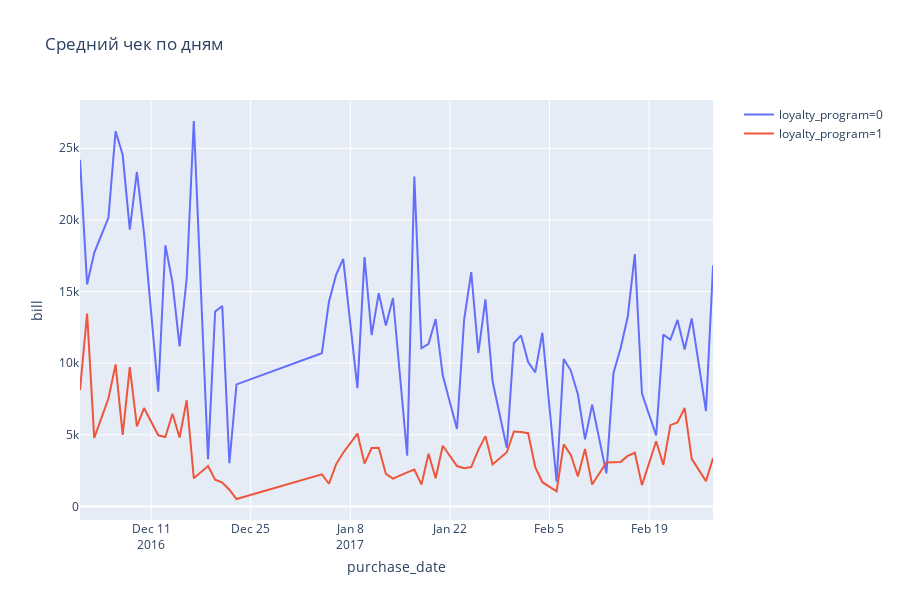

Here is the notebook cell this chart was saved with:
### Markdown cell above
Опять таки видно, что средний чек для клиентов с картой лояльности почти всегда выше. Посмотрим по сумме чека.

### Code cell
def analysis(data,col):
    fig = px.line(data.pivot_table(index = ['loyalty_program', 'purchase_date'], values = col, aggfunc = 'sum').reset_index(), x = 'purchase_date', y = col, color = 'loyalty_program', title = ' Средний чек по дням')
    fig.show()    
analysis(data,'bill')
